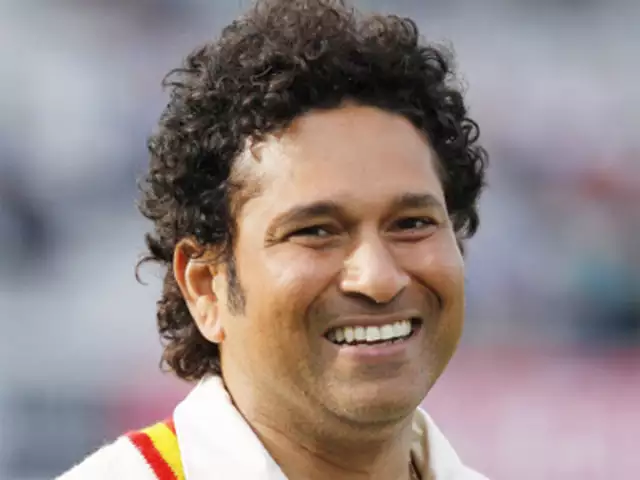
#> input picture OpenCV/sachin.jpg, 640 x 480 px
$ python Assignment1.1.py
#> lines starting #> are read from the running program, lines starting #| are printed output that depends on the picture
import cv2
import matplotlib.pyplot as plt

img1 = cv2.imread("sachin.jpg",0)
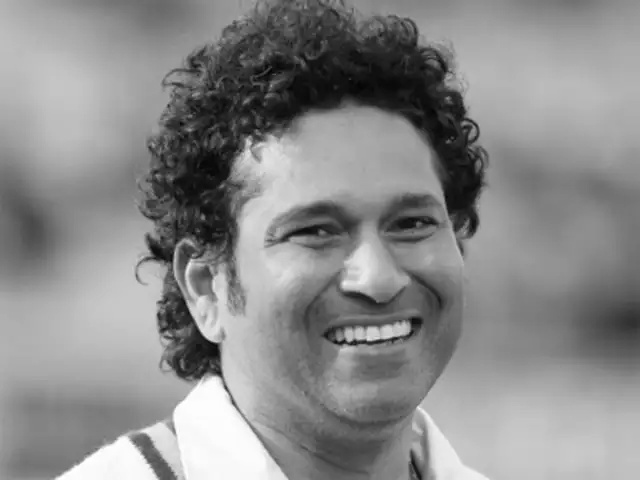
#> img1: shape (480, 640); min 1, max 255, mean 138.5

img2 = cv2.imread("sachin.jpg")
#> img2 is the input picture: shape (480, 640, 3); mean B, G, R 133.5, 134.7, 147.9
gray = cv2.cvtColor(img2, cv2.COLOR_BGR2GRAY)

cv2.imshow("Black and White",img1)

cv2.imshow("Gray_Scale",gray)

cv2.waitKey(0)

cv2.destroyAllWindows()

quit()
#> (the program exits here)
